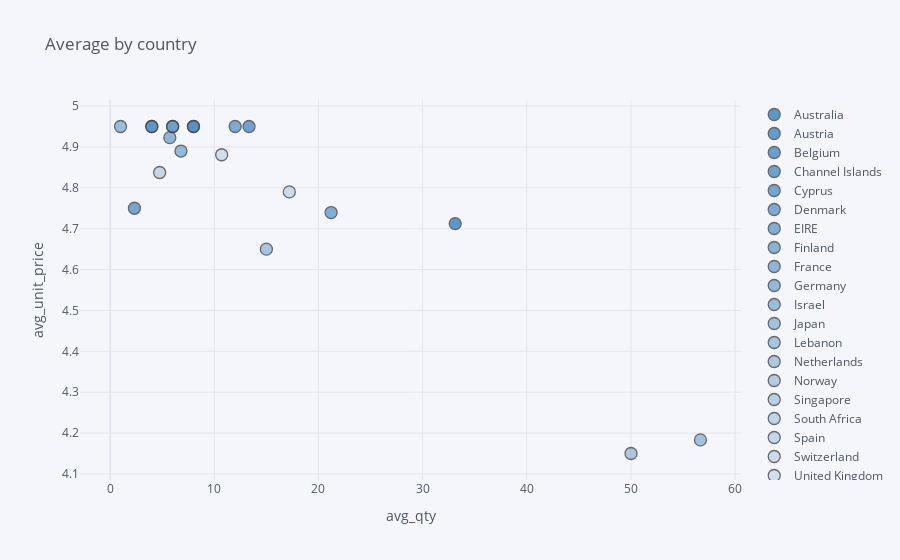

Notebook code for this chart:
### Markdown cell above
## 3. Create an interactive scatter plot showing the relationship between average quantity (x-axis) and average unit price (y-axis) for the product PARTY BUNTING with the plot points color-coded by country (categories).

### Code cell
data3=retail.loc[retail.description =='PARTY BUNTING']

data3=data3.groupby('country').mean()
data3=data3[['quantity', 'unitprice']]


data3.reset_index(inplace=True)


data3.iplot(x='quantity', y='unitprice', categories='country',
           xTitle='avg_qty', yTitle='avg_unit_price',
           color='blue', title='Average by country')

### Figure 1 — Plotly figure (JSON) as saved in the notebook; plotly's stock layout.template omitted (floating-point values rounded to 4 significant figures)
{"data": [{"marker": {"color": "rgba(55, 128, 191, 1.0)", "line": {"width": 1.3}, "opacity": 0.8, "size": 12, "symbol": "circle"}, "mode": "markers", "name": "Australia", "textfont": {"color": "#4D5663"}, "type": "scatter", "x": [33.12], "y": [4.713]}, {"marker": {"color": "rgba(55, 128, 191, 0.96)", "line": {"width": 1.3}, "opacity": 0.8, "size": 12, "symbol": "circle"}, "mode": "markers", "name": "Austria", "textfont": {"color": "#4D5663"}, "type": "scatter", "x": [8], "y": [4.95]}, {"marker": {"color": "rgba(55, 128, 191, 0.9199999999999999)", "line": {"width": 1.3}, "opacity": 0.8, "size": 12, "symbol": "circle"}, "mode": "markers", "name": "Belgium", "textfont": {"color": "#4D5663"}, "type": "scatter", "x": [4], "y": [4.95]}, {"marker": {"color": "rgba(55, 128, 191, 0.8799999999999999)", "line": {"width": 1.3}, "opacity": 0.8, "size": 12, "symbol": "circle"}, "mode": "markers", "name": "Channel Islands", "textfont": {"color": "#4D5663"}, "type": "scatter", "x": [13.33], "y": [4.95]}, {"marker": {"color": "rgba(55, 128, 191, 0.8399999999999999)", "line": {"width": 1.3}, "opacity": 0.8, "size": 12, "symbol": "circle"}, "mode": "markers", "name": "Cyprus", "textfont": {"color": "#4D5663"}, "type": "scatter", "x": [2.333], "y": [4.75]}, {"marker": {"color": "rgba(55, 128, 191, 0.8)", "line": {"width": 1.3}, "opacity": 0.8, "size": 12, "symbol": "circle"}, "mode": "markers", "name": "Denmark", "textfont": {"color": "#4D5663"}, "type": "scatter", "x": [12], "y": [4.95]}, {"marker": {"color": "rgba(55, 128, 191, 0.76)", "line": {"width": 1.3}, "opacity": 0.8, "size": 12, "symbol": "circle"}, "mode": "markers", "name": "EIRE", "textfont": {"color": "#4D5663"}, "type": "scatter", "x": [21.21], "y": [4.739]}, {"marker": {"color": "rgba(55, 128, 191, 0.72)", "line": {"width": 1.3}, "opacity": 0.8, "size": 12, "symbol": "circle"}, "mode": "markers", "name": "Finland", "textfont": {"color": "#4D5663"}, "type": "scatter", "x": [6], "y": [4.95]}, {"marker": {"color": "rgba(55, 128, 191, 0.6799999999999999)", "line": {"width": 1.3}, "opacity": 0.8, "size": 12, "symbol": "circle"}, "mode": "markers", "name": "France", "textfont": {"color": "#4D5663"}, "type": "scatter", "x": [5.727], "y": [4.923]}, {"marker": {"color": "rgba(55, 128, 191, 0.6399999999999999)", "line": {"width": 1.3}, "opacity": 0.8, "size": 12, "symbol": "circle"}, "mode": "markers", "name": "Germany", "textfont": {"color": "#4D5663"}, "type": "scatter", "x": [6.8], "y": [4.89]}, {"marker": {"color": "rgba(55, 128, 191, 0.5999999999999999)", "line": {"width": 1.3}, "opacity": 0.8, "size": 12, "symbol": "circle"}, "mode": "markers", "name": "Israel", "textfont": {"color": "#4D5663"}, "type": "scatter", "x": [1], "y": [4.95]}, {"marker": {"color": "rgba(55, 128, 191, 0.5599999999999998)", "line": {"width": 1.3}, "opacity": 0.8, "size": 12, "symbol": "circle"}, "mode": "markers", "name": "Japan", "textfont": {"color": "#4D5663"}, "type": "scatter", "x": [56.67], "y": [4.183]}, {"marker": {"color": "rgba(55, 128, 191, 0.5199999999999998)", "line": {"width": 1.3}, "opacity": 0.8, "size": 12, "symbol": "circle"}, "mode": "markers", "name": "Lebanon", "textfont": {"color": "#4D5663"}, "type": "scatter", "x": [15], "y": [4.65]}, {"marker": {"color": "rgba(55, 128, 191, 0.4799999999999998)", "line": {"width": 1.3}, "opacity": 0.8, "size": 12, "symbol": "circle"}, "mode": "markers", "name": "Netherlands", "textfont": {"color": "#4D5663"}, "type": "scatter", "x": [50], "y": [4.15]}, {"marker": {"color": "rgba(55, 128, 191, 0.44)", "line": {"width": 1.3}, "opacity": 0.8, "size": 12, "symbol": "circle"}, "mode": "markers", "name": "Norway", "textfont": {"color": "#4D5663"}, "type": "scatter", "x": [6], "y": [4.95]}, {"marker": {"color": "rgba(55, 128, 191, 0.39999999999999997)", "line": {"width": 1.3}, "opacity": 0.8, "size": 12, "symbol": "circle"}, "mode": "markers", "name": "Singapore", "textfont": {"color": "#4D5663"}, "type": "scatter", "x": [8], "y": [4.95]}, {"marker": {"color": "rgba(55, 128, 191, 0.35999999999999993)", "line": {"width": 1.3}, "opacity": 0.8, "size": 12, "symbol": "circle"}, "mode": "markers", "name": "South Africa", "textfont": {"color": "#4D5663"}, "type": "scatter", "x": [4], "y": [4.95]}, {"marker": {"color": "rgba(55, 128, 191, 0.3199999999999999)", "line": {"width": 1.3}, "opacity": 0.8, "size": 12, "symbol": "circle"}, "mode": "markers", "name": "Spain", "textfont": {"color": "#4D5663"}, "type": "scatter", "x": [4.75], "y": [4.838]}, {"marker": {"color": "rgba(55, 128, 191, 0.27999999999999986)", "line": {"width": 1.3}, "opacity": 0.8, "size": 12, "symbol": "circle"}, "mode": "markers", "name": "Switzerland", "textfont": {"color": "#4D5663"}, "type": "scatter", "x": [17.2], "y": [4.79]}, {"marker": {"color": "rgba(55, 128, 191, 0.23999999999999982)", "line": {"width": 1.3}, "opacity": 0.8, "size": 12, "symbol": "circle"}, "mode": "markers", "name": "United Kingdom", "textfont": {"color": "#4D5663"}, "type": "scatter", "x": [10.71], "y": [4.881]}], "layout": {"legend": {"bgcolor": "#F5F6F9", "font": {"color": "#4D5663"}}, "paper_bgcolor": "#F5F6F9", "plot_bgcolor": "#F5F6F9", "title": {"font": {"color": "#4D5663"}, "text": "Average by country"}, "xaxis": {"gridcolor": "#E1E5ED", "showgrid": true, "tickfont": {"color": "#4D5663"}, "title": {"font": {"color": "#4D5663"}, "text": "avg_qty"}, "zerolinecolor": "#E1E5ED"}, "yaxis": {"gridcolor": "#E1E5ED", "showgrid": true, "tickfont": {"color": "#4D5663"}, "title": {"font": {"color": "#4D5663"}, "text": "avg_unit_price"}, "zerolinecolor": "#E1E5ED"}}}
